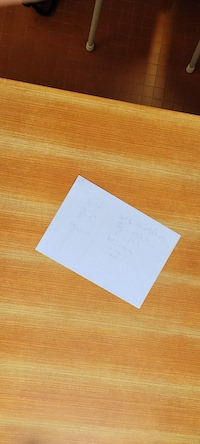
#> input picture I2.jpg, 200 x 444 px
$ python mosaiquage2.py
#> lines starting #> are read from the running program, lines starting #| are printed output that depends on the picture
from PIL import Image
import numpy as np

def fusionImage(I1_path, I2_path, x1, y1, x2, y2, alpha=0.5):
    # Ouvrir les deux images
#> called with I1_path = 'I2.jpg', I2_path = 'I1.jpg', x1 = 79, y1 = 174, x2 = 75, y2 = 57, alpha = 0.5
    I1 = Image.open(I1_path)
#> I1 is the input picture: PIL image 200x444 RGB; mean R, G, B 171.5, 127.7, 78.8
    I2 = Image.open(I2_path)
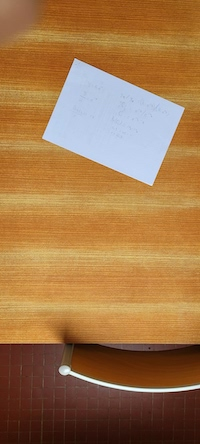
#> input picture I1.jpg, 200 x 444 px
#> I2 is the input picture: PIL image 200x444 RGB; mean R, G, B 162.1, 118.3, 73.6


    # Créer une image vide de dimensions doublées en largeur et en hauteur (comparé à I1 et I2)
    largeur, hauteur = I1.size
#> largeur = 200; hauteur = 444
    I12 = Image.new(I1.mode, (2 * largeur, 2 * hauteur))
#> I12: PIL image 400x888 RGB; every value is 0

    # Calculer les positions pour centrer I1 et I2 dans I12 avec de l'espace vide autour
    x_offset = (I12.width - I1.width) // 2
#> x_offset = 100
    y_offset = (I12.height - I1.height) // 2
#> y_offset = 222

    # Placer I1 dans la nouvelle image (I12) au centre
    I12.paste(I1, (x_offset, y_offset))
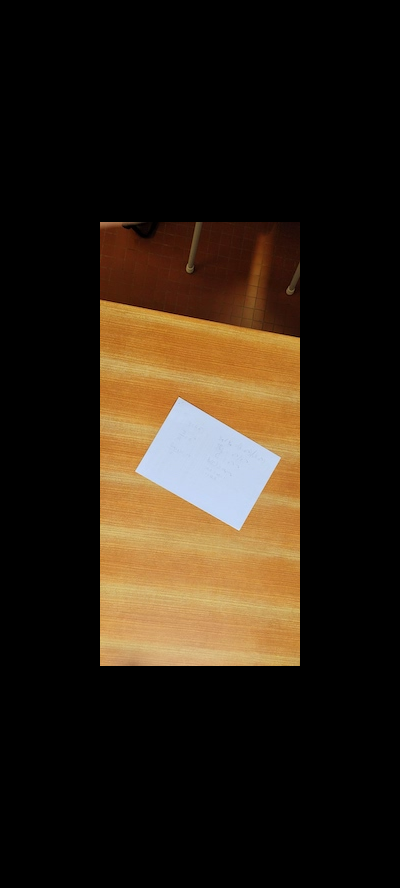
#> I12: PIL image 400x888 RGB; mean R, G, B 42.9, 31.9, 19.7

    # Placer I2 dans la nouvelle image (I12) avec translation relative
    I12.paste(I2, (x_offset + (x1 - x2), y_offset + (y1 - y2)), mask=Image.new('L', I2.size, int(255 * alpha)))
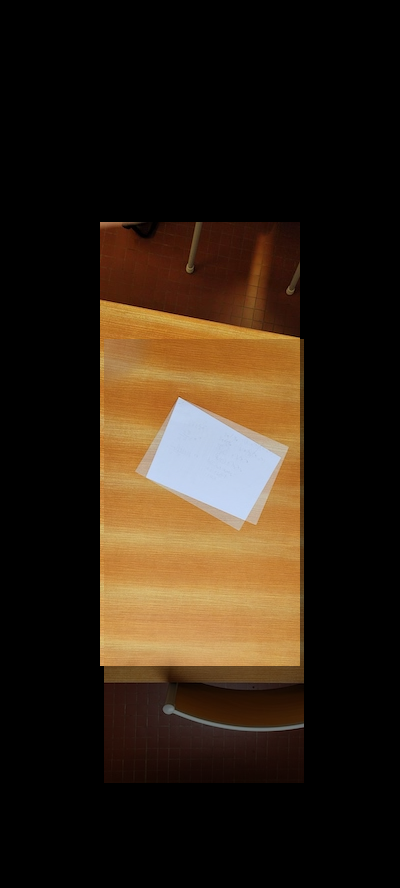
#> I12: PIL image 400x888 RGB; mean R, G, B 45.1, 32.6, 19.8

    return I12

# Exemple d'utilisation
I1_path = "I2.jpg"
I2_path = "I1.jpg"
x1, y1 = 79, 174   # cordonner X du pixel du point haut gauche de la feuille sur l'image
x2, y2 = 75, 57    # cordonner Y du pixel du point haut gauche de la feuille sur l'image


#translation en fonction d'un element pris manuelement exemple un coint de l'image


i12=fusionImage(I1_path,I2_path,x1,y1,x2,y2)

i12.show()


# Créer et afficher l'image résultante avec superposition et espace vide
